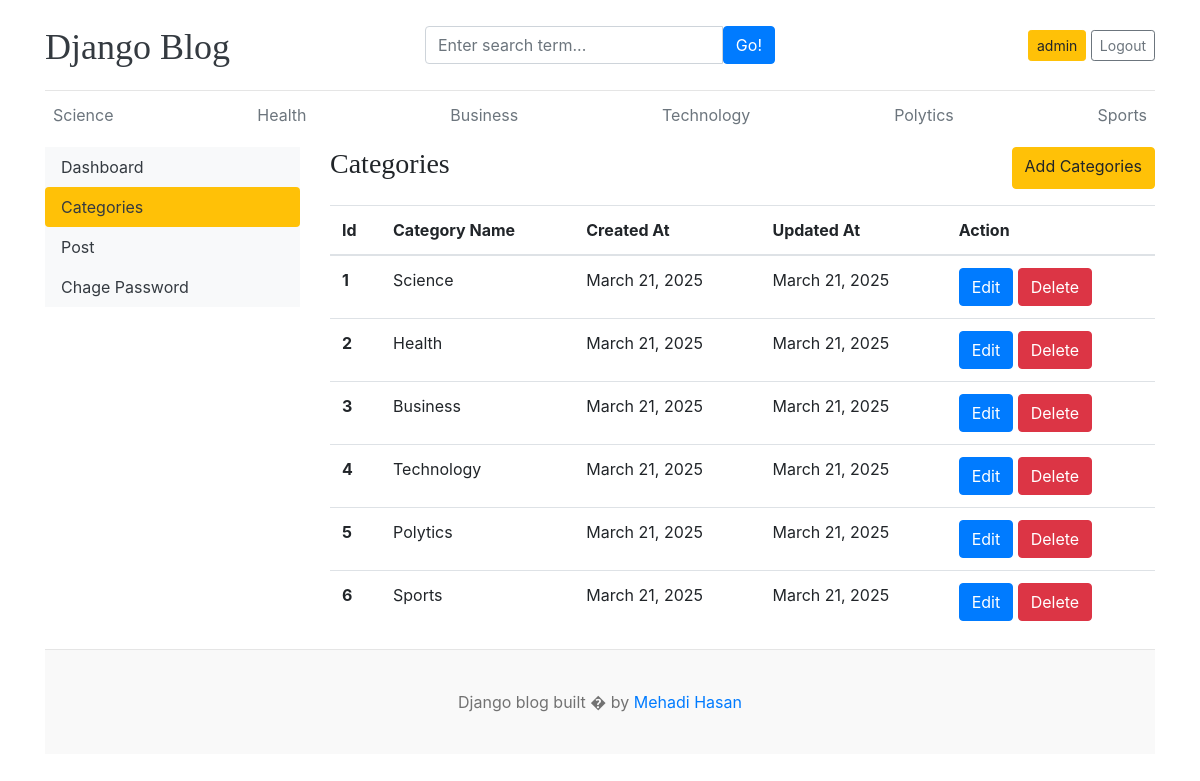
The page /dashboard/categories/ (signed in) on the database as committed earlier.
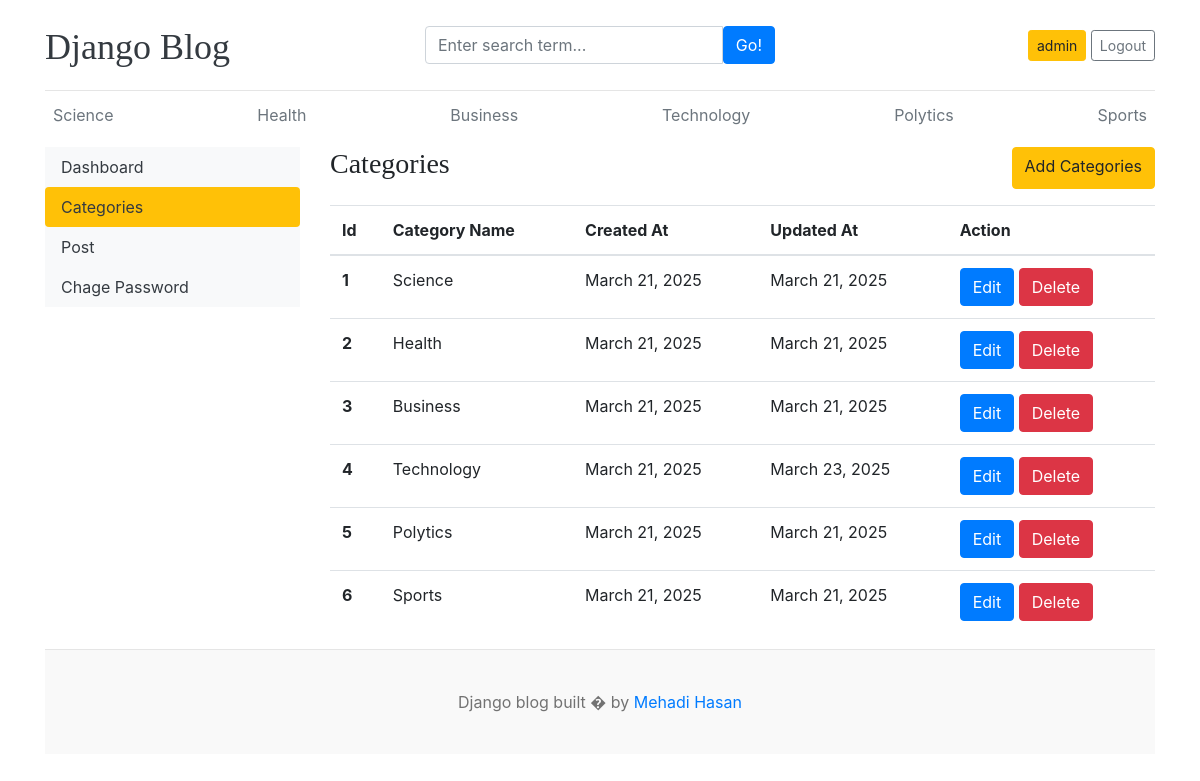
The same page on the database as committed later.
### blog/models.py (models this page shows, shortened)
class Category(models.Model):
    category_name = models.CharField(max_length=100,unique=True)
    created_at = models.DateField(auto_now_add=True)
    updated_at = models.DateField(auto_now=True)
    class Meta:
        verbose_name_plural = 'Categories'

### dashboard/views.py (the view)
# urls.py: path('categories/',views.categories,name="categories"),
@manager_required
def categories(request):
    return render(request,'categories.html')

### blog/context_processors.py (called while the page is built)
def get_categories(request):
    category = models.Category.objects.all()
    return dict(category=category)

### dashboard/templates/categories.html
{% extends "base-dashboard.html" %}
{% block dashboard%}
<div class="col-md-9">
  <div class="d-flex justify-content-between mb-3">
    <h3>Categories</h3>
    <a href="{% url 'add_categories' %}" class="btn btn-warning">Add Categories</a>
  </div>
<table class="table table-hover">
    <thead>
      <tr>
        <th scope="col">Id</th>
        <th scope="col">Category Name</th>
        <th scope="col">Created At</th>
        <th scope="col">Updated At</th>
        <th scope="col">Action</th>
      </tr>
    </thead>
    <tbody>
        {% for cat in category%}
        <tr>
            <th scope="row">{{cat.id}}</th>
            <td>{{ cat.category_name}}</td>
            <td>{{ cat.created_at}}</td>
            <td>{{ cat.updated_at}}</td>
            <td>
              <a class="btn btn-primary" href="{% url 'edit_categories' cat.id%}">Edit</a>
              <a class="btn btn-danger ms-2 text-white" href="{%url 'delete_categories' cat.id%}">Delete</a>
            </td>
        </tr>
        {% endfor %}
    </tbody>
  </table>
</div>
{% endblock %}

### blog/templates/header.html (shortened to what this page needs)
{% load static%}
<!DOCTYPE html>
<html lang="en">
  <head>
    <link
      href="https://getbootstrap.com/docs/4.0/dist/css/bootstrap.min.css"
      rel="stylesheet"
    />
    <link href="{% static 'css/blog.css'%}" rel="stylesheet" />
  </head>
  <body>
    <div class="container">
      <header class="blog-header py-3">
        <div class="row flex-nowrap justify-content-between align-items-center">
          <div class="col-4 pt-1">
            <a class="blog-header-logo text-dark" href="/">Django Blog</a>
          </div>
          <div class="col-4">
            <form action="{% url 'search' %}" method="GET">
              <div class="input-group">
                <input class="form-control" type="text" placeholder="Enter search term..." aria-label="Enter search term..." aria-describedby="button-search" name="keyword"/>
                <button class="btn btn-primary" id="button-search" type="submit">Go!</button>
            </div>
            </form>
          </div>
          <div class="col-4 d-flex justify-content-end align-items-center">
            {% if request.user.is_authenticated %}
              <a class="btn btn-sm btn-warning" href="{% url "dashboard" %}">{{request.user.username}}</a> &nbsp;
              <a class="btn btn-sm btn-outline-secondary" href="{% url "logout_user" %}">Logout</a>
            {% else %}
              <a class="btn btn-sm btn-warning" href="{% url "login" %}">Login</a> &nbsp;
              <a class="btn btn-sm btn-outline-secondary" href="{% url "registration" %}">Register</a>
            {% endif %}
          </div>
        </div>
      </header>
      <div class="nav-scroller py-1 mb-2">
        <nav class="nav d-flex justify-content-between">
          {% for cat in category%}
          <a class="p-2 text-muted" href="{% url "posts_by_category" cat.id %} ">{{ cat.category_name }}</a>
          {% endfor%}
        </nav>
      </div>

Rows that differ between the two databases and show on the page:
changed Category "Technology": updated_at "March 21, 2025" → "March 23, 2025"
